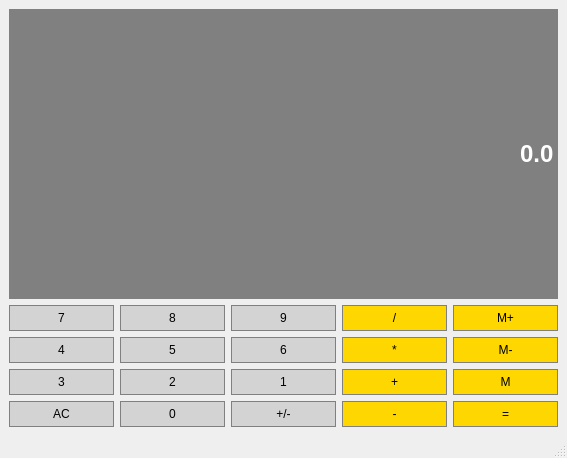
<?xml version="1.0" encoding="UTF-8"?>
<ui version="4.0">
 <class>Calculator</class>
 <widget class="QMainWindow" name="Calculator">
  <property name="geometry">
   <rect>
    <x>0</x>
    <y>0</y>
    <width>567</width>
    <height>458</height>
   </rect>
  </property>
  <property name="sizePolicy">
   <sizepolicy hsizetype="Preferred" vsizetype="Expanding">
    <horstretch>0</horstretch>
    <verstretch>0</verstretch>
   </sizepolicy>
  </property>
  <property name="windowTitle">
   <string>Calculator</string>
  </property>
  <widget class="QWidget" name="centralwidget">
   <layout class="QGridLayout" name="gridLayout">
    <item row="5" column="3">
     <widget class="QPushButton" name="Substract">
      <property name="sizePolicy">
       <sizepolicy hsizetype="Preferred" vsizetype="Preferred">
        <horstretch>0</horstretch>
        <verstretch>0</verstretch>
       </sizepolicy>
      </property>
      <property name="styleSheet">
       <string notr="true">QPushButton{
background-color : #FFD700;
border : 1px solid gray;
padding: 5px;
}
QPushButton:pressed{
background-color : #A9A9A9;
border : 1px solid gray;
padding: 5px;
}</string>
      </property>
      <property name="text">
       <string>-</string>
      </property>
     </widget>
    </item>
    <item row="5" column="2">
     <widget class="QPushButton" name="ChangeSign">
      <property name="sizePolicy">
       <sizepolicy hsizetype="Preferred" vsizetype="Preferred">
        <horstretch>0</horstretch>
        <verstretch>0</verstretch>
       </sizepolicy>
      </property>
      <property name="styleSheet">
       <string notr="true">QPushButton{
background-color : #D3D3D3;
border : 1px solid gray;
padding: 5px;
}
QPushButton:pressed{
background-color : #A9A9A9;
border : 1px solid gray;
padding: 5px;
}</string>
      </property>
      <property name="text">
       <string>+/-</string>
      </property>
     </widget>
    </item>
    <item row="3" column="1">
     <widget class="QPushButton" name="Button5">
      <property name="sizePolicy">
       <sizepolicy hsizetype="Preferred" vsizetype="Preferred">
        <horstretch>0</horstretch>
        <verstretch>0</verstretch>
       </sizepolicy>
      </property>
      <property name="styleSheet">
       <string notr="true">QPushButton{
background-color : #D3D3D3;
border : 1px solid gray;
padding: 5px;
}
QPushButton:pressed{
background-color : #A9A9A9;
border : 1px solid gray;
padding: 5px;
}</string>
      </property>
      <property name="text">
       <string>5</string>
      </property>
     </widget>
    </item>
    <item row="3" column="2">
     <widget class="QPushButton" name="Button6">
      <property name="sizePolicy">
       <sizepolicy hsizetype="Preferred" vsizetype="Preferred">
        <horstretch>0</horstretch>
        <verstretch>0</verstretch>
       </sizepolicy>
      </property>
      <property name="styleSheet">
       <string notr="true">QPushButton{
background-color : #D3D3D3;
border : 1px solid gray;
padding: 5px;
}
QPushButton:pressed{
background-color : #A9A9A9;
border : 1px solid gray;
padding: 5px;
}</string>
      </property>
      <property name="text">
       <string>6</string>
      </property>
     </widget>
    </item>
    <item row="5" column="4">
     <widget class="QPushButton" name="Equals">
      <property name="sizePolicy">
       <sizepolicy hsizetype="Preferred" vsizetype="Preferred">
        <horstretch>0</horstretch>
        <verstretch>0</verstretch>
       </sizepolicy>
      </property>
      <property name="styleSheet">
       <string notr="true">QPushButton{
background-color : #FFD700;
border : 1px solid gray;
padding: 5px;
}
QPushButton:pressed{
background-color : #A9A9A9;
border : 1px solid gray;
padding: 5px;
}</string>
      </property>
      <property name="text">
       <string>=</string>
      </property>
     </widget>
    </item>
    <item row="4" column="0">
     <widget class="QPushButton" name="Button3">
      <property name="sizePolicy">
       <sizepolicy hsizetype="Preferred" vsizetype="Preferred">
        <horstretch>0</horstretch>
        <verstretch>0</verstretch>
       </sizepolicy>
      </property>
      <property name="styleSheet">
       <string notr="true">QPushButton{
background-color : #D3D3D3;
border : 1px solid gray;
padding: 5px;
}
QPushButton:pressed{
background-color : #A9A9A9;
border : 1px solid gray;
padding: 5px;
}</string>
      </property>
      <property name="text">
       <string>3</string>
      </property>
     </widget>
    </item>
    <item row="1" column="2">
     <widget class="QPushButton" name="Button9">
      <property name="sizePolicy">
       <sizepolicy hsizetype="Preferred" vsizetype="Preferred">
        <horstretch>0</horstretch>
        <verstretch>0</verstretch>
       </sizepolicy>
      </property>
      <property name="styleSheet">
       <string notr="true">QPushButton{
background-color : #D3D3D3;
border : 1px solid gray;
padding: 5px;
}
QPushButton:pressed{
background-color : #A9A9A9;
border : 1px solid gray;
padding: 5px;
}</string>
      </property>
      <property name="text">
       <string>9</string>
      </property>
     </widget>
    </item>
    <item row="4" column="1">
     <widget class="QPushButton" name="Button2">
      <property name="sizePolicy">
       <sizepolicy hsizetype="Preferred" vsizetype="Preferred">
        <horstretch>0</horstretch>
        <verstretch>0</verstretch>
       </sizepolicy>
      </property>
      <property name="styleSheet">
       <string notr="true">QPushButton{
background-color : #D3D3D3;
border : 1px solid gray;
padding: 5px;
}
QPushButton:pressed{
background-color : #A9A9A9;
border : 1px solid gray;
padding: 5px;
}</string>
      </property>
      <property name="text">
       <string>2</string>
      </property>
     </widget>
    </item>
    <item row="5" column="0">
     <widget class="QPushButton" name="Clear">
      <property name="sizePolicy">
       <sizepolicy hsizetype="Preferred" vsizetype="Preferred">
        <horstretch>0</horstretch>
        <verstretch>0</verstretch>
       </sizepolicy>
      </property>
      <property name="styleSheet">
       <string notr="true">QPushButton{
background-color : #D3D3D3;
border : 1px solid gray;
padding: 5px;
}
QPushButton:pressed{
background-color : #A9A9A9;
border : 1px solid gray;
padding: 5px;
}</string>
      </property>
      <property name="text">
       <string>AC</string>
      </property>
     </widget>
    </item>
    <item row="5" column="1">
     <widget class="QPushButton" name="Button0">
      <property name="sizePolicy">
       <sizepolicy hsizetype="Preferred" vsizetype="Preferred">
        <horstretch>0</horstretch>
        <verstretch>0</verstretch>
       </sizepolicy>
      </property>
      <property name="styleSheet">
       <string notr="true">QPushButton{
background-color : #D3D3D3;
border : 1px solid gray;
padding: 5px;
}
QPushButton:pressed{
background-color : #A9A9A9;
border : 1px solid gray;
padding: 5px;
}</string>
      </property>
      <property name="text">
       <string>0</string>
      </property>
     </widget>
    </item>
    <item row="1" column="3">
     <widget class="QPushButton" name="Divide">
      <property name="sizePolicy">
       <sizepolicy hsizetype="Preferred" vsizetype="Preferred">
        <horstretch>0</horstretch>
        <verstretch>0</verstretch>
       </sizepolicy>
      </property>
      <property name="styleSheet">
       <string notr="true">QPushButton{
background-color : #FFD700;
border : 1px solid gray;
padding: 5px;
}
QPushButton:pressed{
background-color : #A9A9A9;
border : 1px solid gray;
padding: 5px;
}</string>
      </property>
      <property name="text">
       <string>/</string>
      </property>
     </widget>
    </item>
    <item row="1" column="4">
     <widget class="QPushButton" name="MemAdd">
      <property name="sizePolicy">
       <sizepolicy hsizetype="Preferred" vsizetype="Preferred">
        <horstretch>0</horstretch>
        <verstretch>0</verstretch>
       </sizepolicy>
      </property>
      <property name="styleSheet">
       <string notr="true">QPushButton{
background-color : #FFD700;
border : 1px solid gray;
padding: 5px;
}
QPushButton:pressed{
background-color : #A9A9A9;
border : 1px solid gray;
padding: 5px;
}</string>
      </property>
      <property name="text">
       <string>M+</string>
      </property>
     </widget>
    </item>
    <item row="0" column="0" colspan="5">
     <widget class="QLineEdit" name="Display">
      <property name="sizePolicy">
       <sizepolicy hsizetype="Preferred" vsizetype="Expanding">
        <horstretch>0</horstretch>
        <verstretch>0</verstretch>
       </sizepolicy>
      </property>
      <property name="font">
       <font>
        <family>Arial</family>
        <pointsize>18</pointsize>
        <bold>true</bold>
       </font>
      </property>
      <property name="styleSheet">
       <string notr="true">QLineEdit{
background-color : gray;
border : 1px solid gray;
color: #ffffff;
}</string>
      </property>
      <property name="text">
       <string>0.0</string>
      </property>
      <property name="alignment">
       <set>Qt::AlignRight|Qt::AlignTrailing|Qt::AlignVCenter</set>
      </property>
     </widget>
    </item>
    <item row="4" column="2">
     <widget class="QPushButton" name="Button1">
      <property name="sizePolicy">
       <sizepolicy hsizetype="Preferred" vsizetype="Preferred">
        <horstretch>0</horstretch>
        <verstretch>0</verstretch>
       </sizepolicy>
      </property>
      <property name="styleSheet">
       <string notr="true">QPushButton{
background-color : #D3D3D3;
border : 1px solid gray;
padding: 5px;
}
QPushButton:pressed{
background-color : #A9A9A9;
border : 1px solid gray;
padding: 5px;
}</string>
      </property>
      <property name="text">
       <string>1</string>
      </property>
     </widget>
    </item>
    <item row="4" column="4">
     <widget class="QPushButton" name="pushButton_15">
      <property name="sizePolicy">
       <sizepolicy hsizetype="Preferred" vsizetype="Preferred">
        <horstretch>0</horstretch>
        <verstretch>0</verstretch>
       </sizepolicy>
      </property>
      <property name="styleSheet">
       <string notr="true">QPushButton{
background-color : #FFD700;
border : 1px solid gray;
padding: 5px;
}
QPushButton:pressed{
background-color : #A9A9A9;
border : 1px solid gray;
padding: 5px;
}</string>
      </property>
      <property name="text">
       <string>M</string>
      </property>
     </widget>
    </item>
    <item row="1" column="0">
     <widget class="QPushButton" name="Button7">
      <property name="sizePolicy">
       <sizepolicy hsizetype="Preferred" vsizetype="Preferred">
        <horstretch>0</horstretch>
        <verstretch>0</verstretch>
       </sizepolicy>
      </property>
      <property name="styleSheet">
       <string notr="true">QPushButton{
background-color : #D3D3D3;
border : 1px solid gray;
padding: 5px;
}
QPushButton:pressed{
background-color : #A9A9A9;
border : 1px solid gray;
padding: 5px;
}</string>
      </property>
      <property name="text">
       <string>7</string>
      </property>
     </widget>
    </item>
    <item row="3" column="0">
     <widget class="QPushButton" name="Button4">
      <property name="sizePolicy">
       <sizepolicy hsizetype="Preferred" vsizetype="Preferred">
        <horstretch>0</horstretch>
        <verstretch>0</verstretch>
       </sizepolicy>
      </property>
      <property name="styleSheet">
       <string notr="true">QPushButton{
background-color : #D3D3D3;
border : 1px solid gray;
padding: 5px;
}
QPushButton:pressed{
background-color : #A9A9A9;
border : 1px solid gray;
padding: 5px;
}</string>
      </property>
      <property name="text">
       <string>4</string>
      </property>
     </widget>
    </item>
    <item row="4" column="3">
     <widget class="QPushButton" name="Add">
      <property name="sizePolicy">
       <sizepolicy hsizetype="Preferred" vsizetype="Preferred">
        <horstretch>0</horstretch>
        <verstretch>0</verstretch>
       </sizepolicy>
      </property>
      <property name="styleSheet">
       <string notr="true">QPushButton{
background-color : #FFD700;
border : 1px solid gray;
padding: 5px;
}
QPushButton:pressed{
background-color : #A9A9A9;
border : 1px solid gray;
padding: 5px;
}</string>
      </property>
      <property name="text">
       <string>+</string>
      </property>
     </widget>
    </item>
    <item row="1" column="1">
     <widget class="QPushButton" name="Button8">
      <property name="sizePolicy">
       <sizepolicy hsizetype="Preferred" vsizetype="Preferred">
        <horstretch>0</horstretch>
        <verstretch>0</verstretch>
       </sizepolicy>
      </property>
      <property name="styleSheet">
       <string notr="true">QPushButton{
background-color : #D3D3D3;
border : 1px solid gray;
padding: 5px;
}
QPushButton:pressed{
background-color : #A9A9A9;
border : 1px solid gray;
padding: 5px;
}</string>
      </property>
      <property name="text">
       <string>8</string>
      </property>
     </widget>
    </item>
    <item row="3" column="4">
     <widget class="QPushButton" name="MemClear">
      <property name="sizePolicy">
       <sizepolicy hsizetype="Preferred" vsizetype="Preferred">
        <horstretch>0</horstretch>
        <verstretch>0</verstretch>
       </sizepolicy>
      </property>
      <property name="styleSheet">
       <string notr="true">QPushButton{
background-color : #FFD700;
border : 1px solid gray;
padding: 5px;
}
QPushButton:pressed{
background-color : #A9A9A9;
border : 1px solid gray;
padding: 5px;
}</string>
      </property>
      <property name="text">
       <string>M-</string>
      </property>
     </widget>
    </item>
    <item row="3" column="3">
     <widget class="QPushButton" name="Multiply">
      <property name="sizePolicy">
       <sizepolicy hsizetype="Preferred" vsizetype="Preferred">
        <horstretch>0</horstretch>
        <verstretch>0</verstretch>
       </sizepolicy>
      </property>
      <property name="styleSheet">
       <string notr="true">QPushButton{
background-color : #FFD700;
border : 1px solid gray;
padding: 5px;
}
QPushButton:pressed{
background-color : #A9A9A9;
border : 1px solid gray;
padding: 5px;
}</string>
      </property>
      <property name="text">
       <string>*</string>
      </property>
     </widget>
    </item>
   </layout>
  </widget>
  <widget class="QMenuBar" name="menubar">
   <property name="geometry">
    <rect>
     <x>0</x>
     <y>0</y>
     <width>567</width>
     <height>26</height>
    </rect>
   </property>
  </widget>
  <widget class="QStatusBar" name="statusbar"/>
 </widget>
 <resources/>
 <connections/>
</ui>
